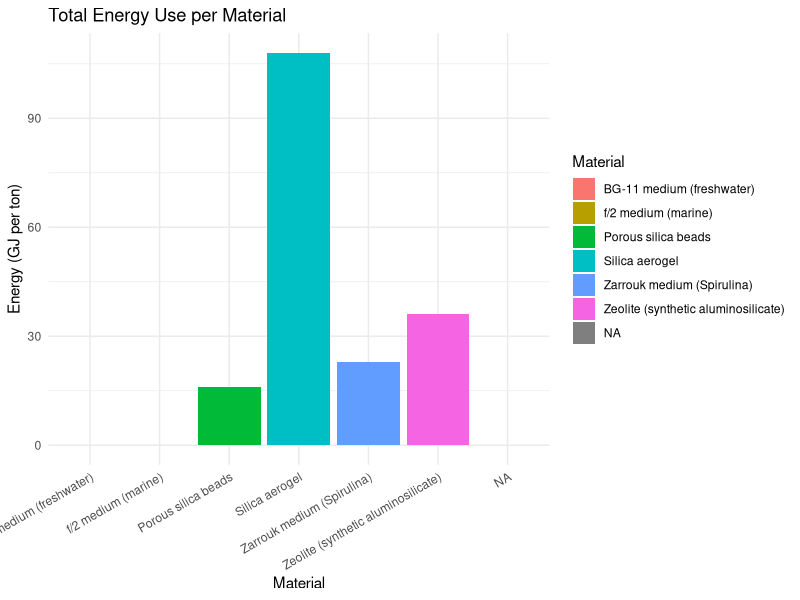
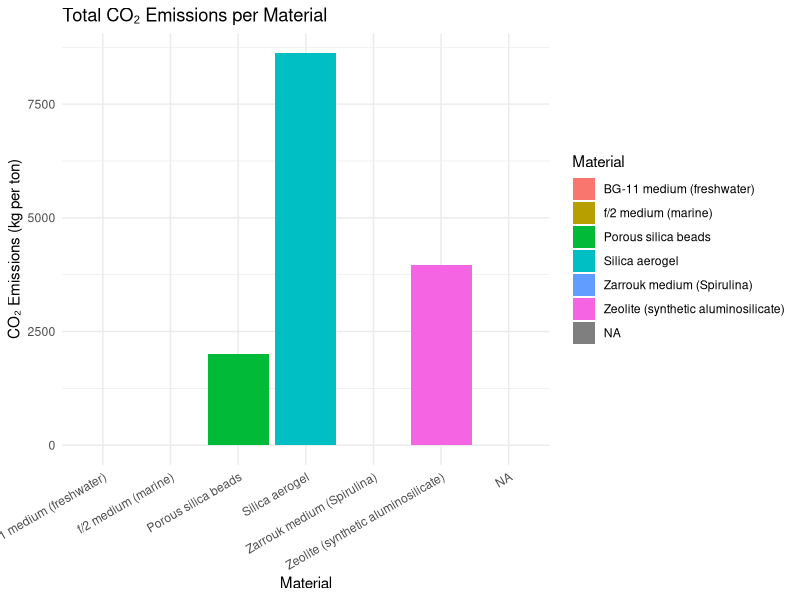
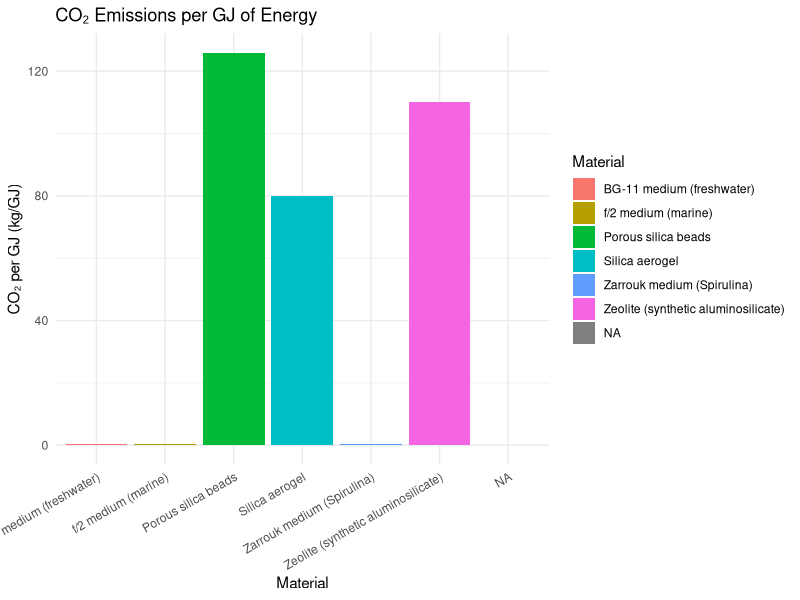

These figures' R source, in order:
# Load required libraries
library(tidyverse)

# Load the data
data <- read_csv("data/clean_energy_comparison.csv")

# Rename columns for clarity
colnames(data) <- c("Material", "Process_Stage", "Energy_Value", "CO2_Value", "Notes", "Source")

# Summarize totals per material
totals <- data %>%
  group_by(Material) %>%
  summarise(
    Total_Energy = sum(Energy_Value, na.rm = TRUE),
    Total_CO2 = sum(CO2_Value, na.rm = TRUE),
    .groups = "drop"
  )

# Plot total energy
total_energy_plot <- ggplot(totals, aes(x = Material, y = Total_Energy, fill = Material)) +
  geom_bar(stat = "identity") +
  labs(
    title = "Total Energy Use per Material",
    y = "Energy (GJ per ton)",
    x = "Material"
  ) +
  theme_minimal() +
  theme(axis.text.x = element_text(angle = 30, hjust = 1))

ggsave("visuals/total_energy_per_material.png", plot = total_energy_plot, width = 8, height = 5)

# Plot total CO₂
total_co2_plot <- ggplot(totals, aes(x = Material, y = Total_CO2, fill = Material)) +
  geom_bar(stat = "identity") +
  labs(
    title = "Total CO₂ Emissions per Material",
    y = "CO₂ Emissions (kg per ton)",
    x = "Material"
  ) +
  theme_minimal() +
  theme(axis.text.x = element_text(angle = 30, hjust = 1))

ggsave("visuals/total_co2_per_material.png", plot = total_co2_plot, width = 8, height = 5)

# Compute emissions per GJ
totals <- totals %>%
  mutate(CO2_per_GJ = Total_CO2 / Total_Energy)

# Plot CO₂ per GJ
co2_ratio_plot <- ggplot(totals, aes(x = Material, y = CO2_per_GJ, fill = Material)) +
  geom_bar(stat = "identity") +
  labs(
    title = "CO₂ Emissions per GJ of Energy",
    y = "CO₂ per GJ (kg/GJ)",
    x = "Material"
  ) +
  theme_minimal() +
  theme(axis.text.x = element_text(angle = 30, hjust = 1))

ggsave("visuals/co2_per_gj.png", plot = co2_ratio_plot, width = 8, height = 5)
